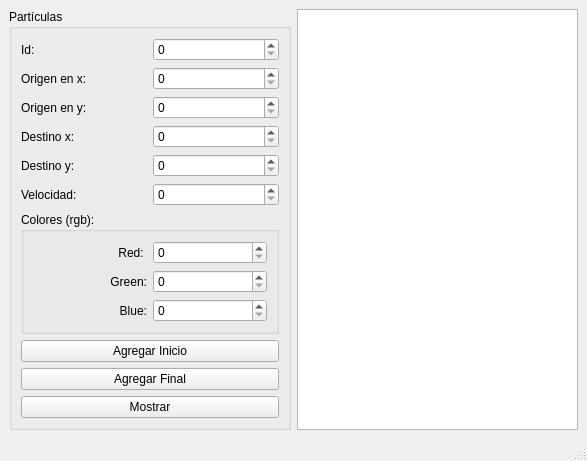
<?xml version="1.0" encoding="UTF-8"?>
<ui version="4.0">
 <class>MainWindow</class>
 <widget class="QMainWindow" name="MainWindow">
  <property name="geometry">
   <rect>
    <x>0</x>
    <y>0</y>
    <width>587</width>
    <height>440</height>
   </rect>
  </property>
  <property name="windowTitle">
   <string>MainWindow</string>
  </property>
  <widget class="QWidget" name="centralwidget">
   <layout class="QGridLayout" name="gridLayout_3">
    <item row="0" column="0">
     <widget class="QGroupBox" name="groupBox">
      <property name="enabled">
       <bool>true</bool>
      </property>
      <property name="sizePolicy">
       <sizepolicy hsizetype="MinimumExpanding" vsizetype="Preferred">
        <horstretch>0</horstretch>
        <verstretch>0</verstretch>
       </sizepolicy>
      </property>
      <property name="autoFillBackground">
       <bool>true</bool>
      </property>
      <property name="title">
       <string>Partículas</string>
      </property>
      <layout class="QGridLayout" name="gridLayout_2">
       <item row="1" column="2" colspan="2">
        <widget class="QSpinBox" name="origenx_spinBox">
         <property name="maximum">
          <number>500</number>
         </property>
        </widget>
       </item>
       <item row="0" column="0">
        <widget class="QLabel" name="label">
         <property name="text">
          <string>Id:</string>
         </property>
        </widget>
       </item>
       <item row="4" column="0" colspan="2">
        <widget class="QLabel" name="label_4">
         <property name="text">
          <string>Destino x:</string>
         </property>
        </widget>
       </item>
       <item row="3" column="0" colspan="2">
        <widget class="QLabel" name="label_3">
         <property name="text">
          <string>Origen en y: </string>
         </property>
        </widget>
       </item>
       <item row="8" column="0" colspan="4">
        <widget class="QPushButton" name="agregar_inicio_pushButton">
         <property name="text">
          <string>Agregar Inicio</string>
         </property>
        </widget>
       </item>
       <item row="5" column="2" colspan="2">
        <widget class="QSpinBox" name="destinoy_spinBox">
         <property name="maximum">
          <number>500</number>
         </property>
        </widget>
       </item>
       <item row="5" column="0" colspan="2">
        <widget class="QLabel" name="label_5">
         <property name="text">
          <string>Destino y:</string>
         </property>
        </widget>
       </item>
       <item row="4" column="2" colspan="2">
        <widget class="QSpinBox" name="destinox_spinBox">
         <property name="maximum">
          <number>500</number>
         </property>
        </widget>
       </item>
       <item row="6" column="0" colspan="2">
        <widget class="QLabel" name="label_6">
         <property name="text">
          <string>Velocidad: </string>
         </property>
        </widget>
       </item>
       <item row="3" column="2" colspan="2">
        <widget class="QSpinBox" name="origeny_spinBox">
         <property name="maximum">
          <number>500</number>
         </property>
        </widget>
       </item>
       <item row="6" column="2" colspan="2">
        <widget class="QSpinBox" name="velocidad_spinBox">
         <property name="maximum">
          <number>99999</number>
         </property>
        </widget>
       </item>
       <item row="10" column="0" colspan="4">
        <widget class="QPushButton" name="mostrar_pushButton">
         <property name="autoFillBackground">
          <bool>false</bool>
         </property>
         <property name="text">
          <string>Mostrar</string>
         </property>
        </widget>
       </item>
       <item row="9" column="0" colspan="4">
        <widget class="QPushButton" name="agregar_final_pushButton">
         <property name="text">
          <string>Agregar Final</string>
         </property>
        </widget>
       </item>
       <item row="7" column="0" colspan="4">
        <widget class="QGroupBox" name="groupBox_2">
         <property name="enabled">
          <bool>true</bool>
         </property>
         <property name="sizePolicy">
          <sizepolicy hsizetype="Minimum" vsizetype="Preferred">
           <horstretch>0</horstretch>
           <verstretch>0</verstretch>
          </sizepolicy>
         </property>
         <property name="title">
          <string>Colores (rgb):</string>
         </property>
         <layout class="QGridLayout" name="gridLayout">
          <item row="3" column="1">
           <widget class="QSpinBox" name="blue_spinBox">
            <property name="maximum">
             <number>255</number>
            </property>
           </widget>
          </item>
          <item row="3" column="0">
           <widget class="QLabel" name="label_10">
            <property name="text">
             <string>Blue:</string>
            </property>
            <property name="alignment">
             <set>Qt::AlignRight|Qt::AlignTrailing|Qt::AlignVCenter</set>
            </property>
           </widget>
          </item>
          <item row="2" column="1">
           <widget class="QSpinBox" name="green_spinBox">
            <property name="maximum">
             <number>255</number>
            </property>
           </widget>
          </item>
          <item row="0" column="1">
           <widget class="QSpinBox" name="red_spinBox">
            <property name="maximum">
             <number>255</number>
            </property>
           </widget>
          </item>
          <item row="2" column="0">
           <widget class="QLabel" name="label_9">
            <property name="text">
             <string>Green:</string>
            </property>
            <property name="alignment">
             <set>Qt::AlignRight|Qt::AlignTrailing|Qt::AlignVCenter</set>
            </property>
           </widget>
          </item>
          <item row="0" column="0">
           <widget class="QLabel" name="label_8">
            <property name="layoutDirection">
             <enum>Qt::LeftToRight</enum>
            </property>
            <property name="autoFillBackground">
             <bool>false</bool>
            </property>
            <property name="frameShadow">
             <enum>QFrame::Plain</enum>
            </property>
            <property name="text">
             <string>Red: </string>
            </property>
            <property name="alignment">
             <set>Qt::AlignRight|Qt::AlignTrailing|Qt::AlignVCenter</set>
            </property>
           </widget>
          </item>
         </layout>
        </widget>
       </item>
       <item row="1" column="0" colspan="2">
        <widget class="QLabel" name="label_2">
         <property name="text">
          <string>Origen en x: </string>
         </property>
        </widget>
       </item>
       <item row="0" column="2" colspan="2">
        <widget class="QSpinBox" name="id_spinBox">
         <property name="mouseTracking">
          <bool>false</bool>
         </property>
         <property name="tabletTracking">
          <bool>false</bool>
         </property>
         <property name="focusPolicy">
          <enum>Qt::WheelFocus</enum>
         </property>
         <property name="acceptDrops">
          <bool>false</bool>
         </property>
         <property name="layoutDirection">
          <enum>Qt::LeftToRight</enum>
         </property>
         <property name="autoFillBackground">
          <bool>false</bool>
         </property>
         <property name="wrapping">
          <bool>false</bool>
         </property>
         <property name="minimum">
          <number>0</number>
         </property>
         <property name="maximum">
          <number>99999</number>
         </property>
         <property name="displayIntegerBase">
          <number>10</number>
         </property>
        </widget>
       </item>
      </layout>
     </widget>
    </item>
    <item row="0" column="1">
     <widget class="QPlainTextEdit" name="salida">
      <property name="enabled">
       <bool>true</bool>
      </property>
      <property name="sizePolicy">
       <sizepolicy hsizetype="MinimumExpanding" vsizetype="Expanding">
        <horstretch>0</horstretch>
        <verstretch>0</verstretch>
       </sizepolicy>
      </property>
      <property name="font">
       <font>
        <pointsize>12</pointsize>
       </font>
      </property>
      <property name="toolTipDuration">
       <number>-1</number>
      </property>
      <property name="layoutDirection">
       <enum>Qt::LeftToRight</enum>
      </property>
     </widget>
    </item>
   </layout>
  </widget>
  <widget class="QMenuBar" name="menubar">
   <property name="geometry">
    <rect>
     <x>0</x>
     <y>0</y>
     <width>587</width>
     <height>21</height>
    </rect>
   </property>
  </widget>
  <widget class="QStatusBar" name="statusbar"/>
 </widget>
 <tabstops>
  <tabstop>id_spinBox</tabstop>
  <tabstop>origenx_spinBox</tabstop>
  <tabstop>origeny_spinBox</tabstop>
  <tabstop>destinox_spinBox</tabstop>
  <tabstop>destinoy_spinBox</tabstop>
  <tabstop>velocidad_spinBox</tabstop>
  <tabstop>red_spinBox</tabstop>
  <tabstop>green_spinBox</tabstop>
  <tabstop>blue_spinBox</tabstop>
  <tabstop>agregar_inicio_pushButton</tabstop>
  <tabstop>agregar_final_pushButton</tabstop>
  <tabstop>mostrar_pushButton</tabstop>
  <tabstop>salida</tabstop>
 </tabstops>
 <resources/>
 <connections/>
</ui>
